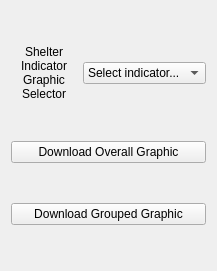
          <widget class="QWidget" name="layoutWidget">
           <property name="geometry">
            <rect>
             <x>10</x>
             <y>390</y>
             <width>217</width>
             <height>271</height>
            </rect>
           </property>
           <layout class="QVBoxLayout" name="verticalLayout_7">
            <item>
             <layout class="QHBoxLayout" name="horizontalLayout_16">
              <item>
               <widget class="QLabel" name="analysis_shelter_indicator_select_label">
                <property name="text">
                 <string>Shelter Indicator Graphic Selector</string>
                </property>
                <property name="alignment">
                 <set>Qt::AlignCenter</set>
                </property>
                <property name="wordWrap">
                 <bool>true</bool>
                </property>
               </widget>
              </item>
              <item>
               <widget class="QComboBox" name="analysis_shelter_indicator_select_input">
                <item>
                 <property name="text">
                  <string>Select indicator...</string>
                 </property>
                </item>
               </widget>
              </item>
             </layout>
            </item>
            <item>
             <widget class="QPushButton" name="analysis_shelter_download_graphic_overall">
              <property name="text">
               <string>Download Overall Graphic</string>
              </property>
             </widget>
            </item>
            <item>
             <widget class="QPushButton" name="analysis_shelter_download_graphic_agg">
              <property name="text">
               <string>Download Grouped Graphic</string>
              </property>
             </widget>
            </item>
           </layout>
          </widget>
